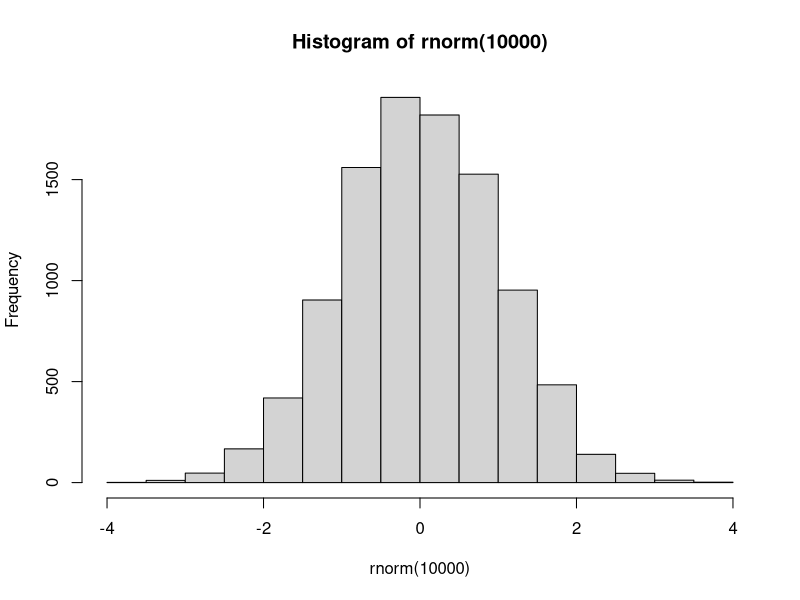
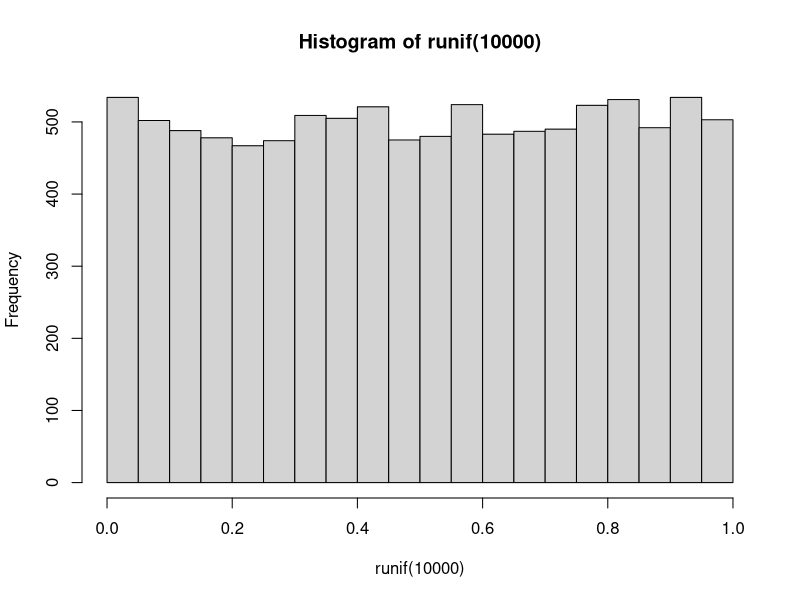
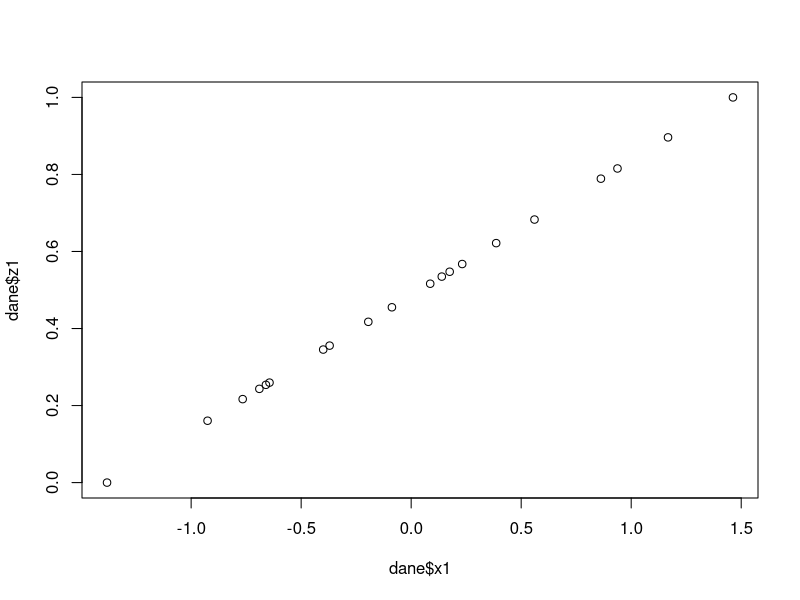

R code for these plots, in order: (Note: this script raises an error after producing the figures.)
# generowanie danych

rnorm(20)

hist(rnorm(10000))

rnorm(30, 170, 10)

runif(10)
runif(30, 0, 100)

hist(runif(10000))

dane <- data.frame(x1=rnorm(20), x2=rnorm(20), x3=runif(20), x4=runif(20))

w1 <- mean(dane$x1)/sum(dane$x1)
w2 <- mean(dane$x2)/sum(dane$x2)
w3 <- mean(dane$x3)/sum(dane$x3)
w4 <- mean(dane$x4)/sum(dane$x4)

# funkcje

oblicz_wskaznik <- function(x){
  
  wskaznik <- mean(x)/sd(x)
  
  return(wskaznik)
  
}

w1 <- oblicz_wskaznik(dane$x1)
w2 <- oblicz_wskaznik(dane$x2)
w3 <- oblicz_wskaznik(dane$x3)
w4 <- oblicz_wskaznik(dane$x4)

# 1 sposób
normalizuj <- function(x) {
  return ((x - min(x)) / (max(x) - min(x)))
}

dane$z1 <- normalizuj(dane$x1)
dane$z2 <- normalizuj(dane$x2)
dane$z3 <- normalizuj(dane$x3)
dane$z4 <- normalizuj(dane$x4)

plot(dane$x1, dane$z1)

# 2 sposób
normalizuj <- function(x) {
  (x - min(x)) / (max(x) - min(x))
}

# 3 sposób
normalizuj <- function(x) (x - min(x)) / (max(x) - min(x))

normalizuj(dane$x1)

# 4 sposób
normalizuj <- \(x) (x - min(x)) / (max(x) - min(x))

normalizuj(dane$x1)


# warunki -----------------------------------------------------------------

liczba <- 0

sprawdz_liczbe <- function(liczba){
  
  if(is.na(liczba)){
    stop("Argument jest brakiem danych")
  }
  if(is.character(liczba)){
    stop("Argument jest tekstem")
  }
  
  if(liczba > 0){
    print("Liczba większa od 0")
  } else if(liczba < 0) {
    print("Liczba mniejsza od 0")
  } else{
    print("Liczba jest równa 0")
  }
  
}

sprawdz_liczbe(100)
sprawdz_liczbe(-10)
sprawdz_liczbe(NA)
sprawdz_liczbe("abc")

# ifelse

# funkcja jeżeli w Excelu
ifelse(test = liczba > 0, yes = "Liczba > 0", no = "Liczba <= 0")
dane$x1_zero <- ifelse(test = dane$x1 > 0, 
                       yes = "Liczba > 0", 
                       no = "Liczba <= 0")

dane$x1_zero <- ifelse(test = dane$x1 > 0, 
                       yes = "Liczba > 0", 
                       no = ifelse(dane$x1 < 0, 
                                   "Liczba < 0", 
                                   "Liczba = 0"))

library(tidyverse)

dane <- dane %>% 
  mutate(x1_zero = ifelse(test = x1 > 0, 
                          yes = "Liczba > 0", 
                          no = ifelse(x1 < 0, 
                                      "Liczba < 0", 
                                      "Liczba = 0")))

dane <- dane %>% 
  mutate(x2_zero = case_when(
    x2 < 0 ~ "Liczba < 0",
    x2 > 0 ~ "Liczba > 0",
    x2 == 0 ~ "Liczba = 0"
  ))

# zadanie

sprawdz_podzielnosc <- function(liczba) {
  if (liczba %% 3 == 0 && liczba %% 5 == 0) {
    return("liczba podzielna przez 3 i 5")
  } else if (liczba %% 3 == 0) {
    return("liczba podzielna przez 3")
  } else if (liczba %% 5 == 0) {
    return("liczba podzielna przez 5")
  } else {
    return("liczba niepodzielna ani przez 3 ani przez 5")
  }
}

sprawdz_podzielnosc(15)

# pętle -------------------------------------------------------------------

month.name

for(month in 1:12){
  
  print(month.name[month])
  
}

for(month in 1:length(month.name)){
  print(month.name[month])
}

for(month in seq_along(month.name)){
  print(month.name[month])
}

for(month in month.name){
  print(month)
}

# toupper

month_upper <- character(length = length(month.name))

for(month in seq_along(month.name)){
  
  month_upper[month] <- toupper(month.name[month])
  
}

month_upper
toupper(month.name)

# rzut kostką

rzut_kostka <- numeric(10000)

for(rzut in seq_along(rzut_kostka)){
  
  rzut_kostka[rzut] <- sample(1:6, 1)
  
}

rzut_kostka
mean(rzut_kostka)
table(rzut_kostka)

rzut_kostka_vec <- sample(1:6, 10000, replace = T)

rzut_kostka_vec
mean(rzut_kostka_vec)
table(rzut_kostka_vec)
